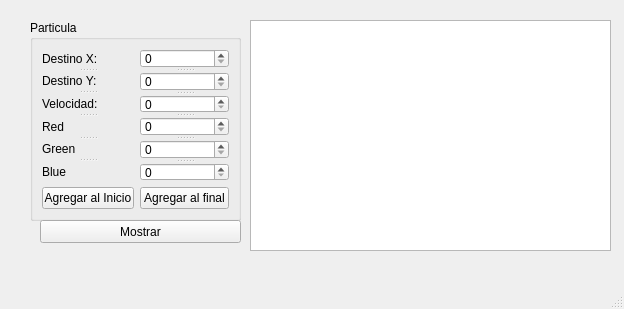
<?xml version="1.0" encoding="UTF-8"?>
<ui version="4.0">
 <class>MainWindow</class>
 <widget class="QMainWindow" name="MainWindow">
  <property name="geometry">
   <rect>
    <x>0</x>
    <y>0</y>
    <width>624</width>
    <height>309</height>
   </rect>
  </property>
  <property name="windowTitle">
   <string>MainWindow</string>
  </property>
  <widget class="QWidget" name="centralwidget">
   <widget class="QGroupBox" name="groupBox">
    <property name="geometry">
     <rect>
      <x>30</x>
      <y>20</y>
      <width>211</width>
      <height>201</height>
     </rect>
    </property>
    <property name="title">
     <string>Particula</string>
    </property>
    <layout class="QGridLayout" name="gridLayout">
     <item row="1" column="0">
      <widget class="QSplitter" name="splitter_2">
       <property name="orientation">
        <enum>Qt::Vertical</enum>
       </property>
       <widget class="QLabel" name="label">
        <property name="text">
         <string>Destino X:</string>
        </property>
       </widget>
       <widget class="QLabel" name="label_2">
        <property name="text">
         <string>Destino Y:</string>
        </property>
       </widget>
       <widget class="QLabel" name="label_3">
        <property name="text">
         <string>Velocidad:</string>
        </property>
       </widget>
       <widget class="QLabel" name="label_4">
        <property name="text">
         <string>Red</string>
        </property>
       </widget>
       <widget class="QLabel" name="label_5">
        <property name="text">
         <string>Green</string>
        </property>
       </widget>
       <widget class="QLabel" name="label_6">
        <property name="text">
         <string>Blue</string>
        </property>
       </widget>
      </widget>
     </item>
     <item row="2" column="0">
      <widget class="QPushButton" name="AgragrInicio_pushButton">
       <property name="text">
        <string>Agregar al Inicio</string>
       </property>
      </widget>
     </item>
     <item row="1" column="1">
      <widget class="QSplitter" name="splitter">
       <property name="orientation">
        <enum>Qt::Vertical</enum>
       </property>
       <property name="opaqueResize">
        <bool>false</bool>
       </property>
       <property name="childrenCollapsible">
        <bool>true</bool>
       </property>
       <widget class="QSpinBox" name="DesX_pinBox">
        <property name="maximum">
         <number>500</number>
        </property>
       </widget>
       <widget class="QSpinBox" name="DesY_spinBox_2">
        <property name="maximum">
         <number>500</number>
        </property>
       </widget>
       <widget class="QSpinBox" name="Velocidad_spinBox_3">
        <property name="maximum">
         <number>1000</number>
        </property>
       </widget>
       <widget class="QSpinBox" name="Red_spinBox_4">
        <property name="maximum">
         <number>255</number>
        </property>
       </widget>
       <widget class="QSpinBox" name="Green_spinBox_5">
        <property name="maximum">
         <number>255</number>
        </property>
       </widget>
       <widget class="QSpinBox" name="Blue_spinBox_6">
        <property name="maximum">
         <number>255</number>
        </property>
       </widget>
      </widget>
     </item>
     <item row="2" column="1">
      <widget class="QPushButton" name="agregarFinal_pushButton">
       <property name="text">
        <string>Agregar al final</string>
       </property>
      </widget>
     </item>
    </layout>
   </widget>
   <widget class="QPushButton" name="Mostrar_pushButton">
    <property name="geometry">
     <rect>
      <x>40</x>
      <y>220</y>
      <width>201</width>
      <height>23</height>
     </rect>
    </property>
    <property name="text">
     <string>Mostrar</string>
    </property>
   </widget>
   <widget class="QPlainTextEdit" name="salida">
    <property name="geometry">
     <rect>
      <x>250</x>
      <y>20</y>
      <width>361</width>
      <height>231</height>
     </rect>
    </property>
   </widget>
  </widget>
  <widget class="QMenuBar" name="menubar">
   <property name="geometry">
    <rect>
     <x>0</x>
     <y>0</y>
     <width>624</width>
     <height>21</height>
    </rect>
   </property>
  </widget>
  <widget class="QStatusBar" name="statusbar"/>
 </widget>
 <resources/>
 <connections/>
</ui>
